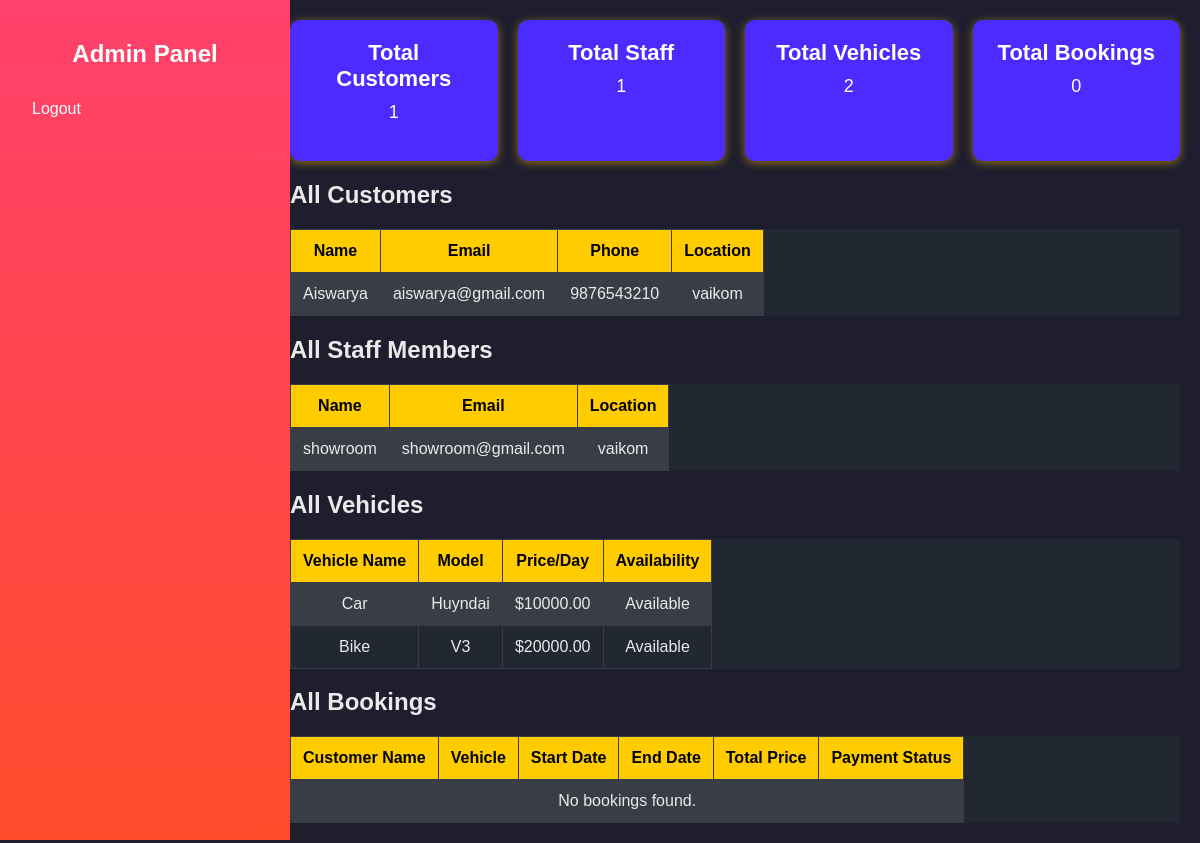
Before: /adminhome with the older database file.
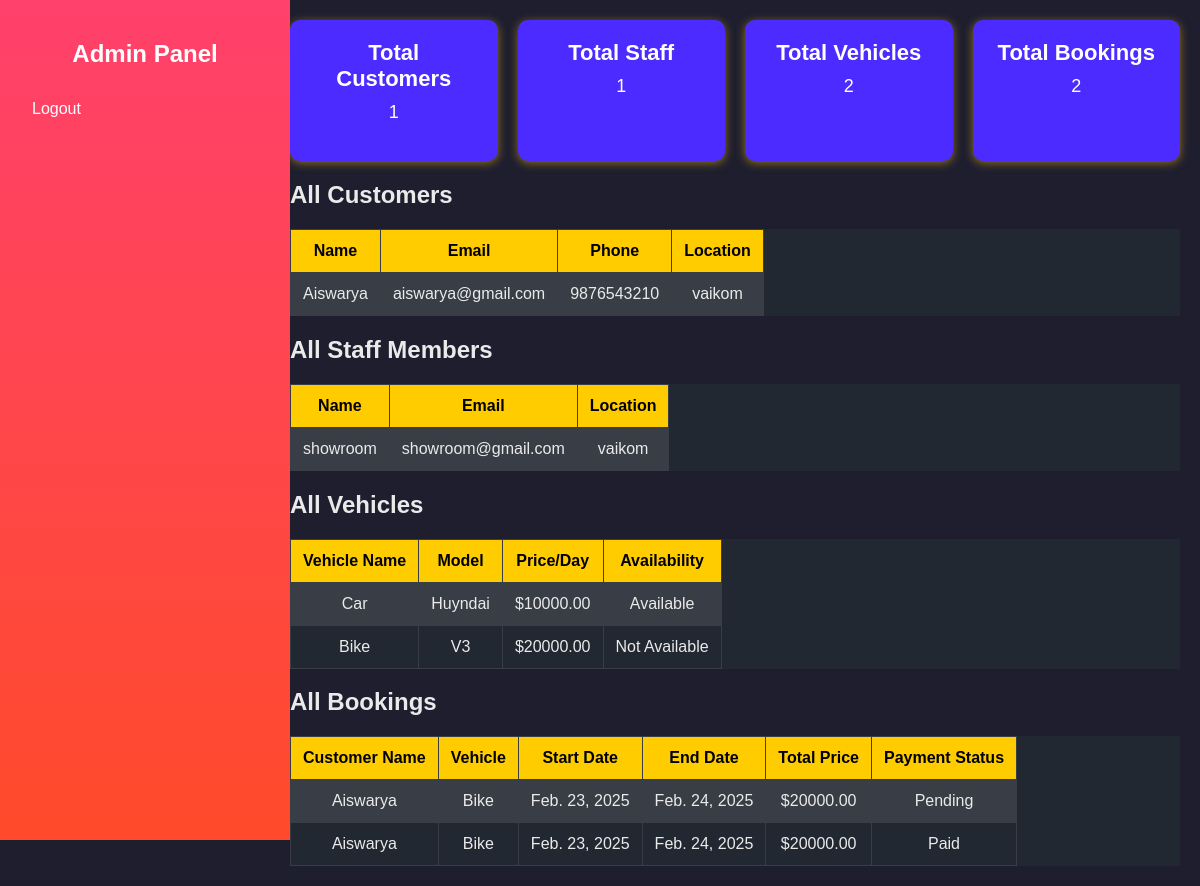
After: the same page with the newer database file.
### app/models.py (models this page shows, shortened)
class Customer(models.Model):
    name = models.CharField(max_length=100)
    email = models.EmailField(unique=True)
    phone = models.PositiveBigIntegerField()
    password = models.CharField(max_length=255)
    location = models.CharField(max_length=255)

class Staf(models.Model):
    name = models.CharField(max_length=100)
    email = models.EmailField(unique=True)
    password = models.CharField(max_length=255)
    location = models.CharField(max_length=255)

class Vehicle(models.Model):
    staf = models.ForeignKey(Staf, on_delete=models.CASCADE, related_name="vehicles")  # Assign vehicles to Staf
    name = models.CharField(max_length=100)
    model = models.CharField(max_length=100)
    price_per_day = models.DecimalField(max_digits=10, decimal_places=2)
    availability = models.BooleanField(default=True)
    image = models.ImageField(upload_to="vehicle_images/", blank=True, null=True)  # Optional Image

class Booking(models.Model):
    customer_name = models.CharField(max_length=100)
    customer_phone = models.CharField(max_length=15)
    vehicle = models.ForeignKey(Vehicle, on_delete=models.CASCADE, related_name="bookings")
    start_date = models.DateField()
    end_date = models.DateField()
    total_price = models.DecimalField(max_digits=10, decimal_places=2, blank=True, null=True)
    payment_status = models.CharField(
        max_length=20,
        choices=[("Pending", "Pending"), ("Paid", "Paid")],
        default="Pending"
    )

### app/views.py (the view)
# urls.py: path('adminhome',views.adminhome,name='adminhome'),
def adminhome(request):
    customers = Customer.objects.all()
    staffs = Staf.objects.all()
    vehicles = Vehicle.objects.all()
    bookings = Booking.objects.all()
    context = {
        "customers": customers,
        "staffs": staffs,
        "vehicles": vehicles,
        "bookings": bookings,
    }
    return render(request, "admin/adminhome.html", context)

### templates/admin/adminhome.html (shortened to what this page needs)
<!DOCTYPE html>
<html lang="en">
<head>
</head>
<body>
    <div class="sidebar">
        <h2>Admin Panel</h2>
        <a href="../logout">Logout</a>
    </div>
    <div class="main-content">
        <div class="stats-container">
            <div class="card">
                <h3>Total Customers</h3>
                <p>{{ customers|length }}</p>
            </div>
            <div class="card">
                <h3>Total Staff</h3>
                <p>{{ staffs|length }}</p>
            </div>
            <div class="card">
                <h3>Total Vehicles</h3>
                <p>{{ vehicles|length }}</p>
            </div>
            <div class="card">
                <h3>Total Bookings</h3>
                <p>{{ bookings|length }}</p>
            </div>
        </div>
        <h2>All Customers</h2>
        <table>
            <tr>
                <th>Name</th>
                <th>Email</th>
                <th>Phone</th>
                <th>Location</th>
            </tr>
            {% for customer in customers %}
            <tr>
                <td>{{ customer.name }}</td>
                <td>{{ customer.email }}</td>
                <td>{{ customer.phone }}</td>
                <td>{{ customer.location }}</td>
            </tr>
            {% empty %}
            <tr><td colspan="4">No customers found.</td></tr>
            {% endfor %}
        </table>
        <h2>All Staff Members</h2>
        <table>
            <tr>
                <th>Name</th>
                <th>Email</th>
                <th>Location</th>
            </tr>
            {% for staff in staffs %}
            <tr>
                <td>{{ staff.name }}</td>
                <td>{{ staff.email }}</td>
                <td>{{ staff.location }}</td>
            </tr>
            {% empty %}
            <tr><td colspan="3">No staff found.</td></tr>
            {% endfor %}
        </table>
        <h2>All Vehicles</h2>
        <table>
            <tr>
                <th>Vehicle Name</th>
                <th>Model</th>
                <th>Price/Day</th>
                <th>Availability</th>
            </tr>
            {% for vehicle in vehicles %}
            <tr>
                <td>{{ vehicle.name }}</td>
                <td>{{ vehicle.model }}</td>
                <td>${{ vehicle.price_per_day }}</td>
                <td>{{ vehicle.availability|yesno:"Available,Not Available" }}</td>
            </tr>
            {% empty %}
            <tr><td colspan="4">No vehicles found.</td></tr>
            {% endfor %}
        </table>
        <h2>All Bookings</h2>
        <table>
            <tr>
                <th>Customer Name</th>
                <th>Vehicle</th>
                <th>Start Date</th>
                <th>End Date</th>
                <th>Total Price</th>
                <th>Payment Status</th>
            </tr>
            {% for booking in bookings %}
            <tr>
                <td>{{ booking.customer_name }}</td>
                <td>{{ booking.vehicle.name }}</td>
                <td>{{ booking.start_date }}</td>
                <td>{{ booking.end_date }}</td>
                <td>${{ booking.total_price }}</td>
                <td>{{ booking.payment_status }}</td>
            </tr>
            {% empty %}
            <tr><td colspan="6">No bookings found.</td></tr>
            {% endfor %}
        </table>
    </div>
</body>
</html>

Changed rows visible on the page:
changed Vehicle "Bike": availability "Available" → "Not Available"
added Booking: customer_name "Aiswarya", vehicle.name "Bike", start_date "Feb. 23, 2025", end_date "Feb. 24, 2025", total_price "20000.00", payment_status "Pending"
added Booking: customer_name "Aiswarya", vehicle.name "Bike", start_date "Feb. 23, 2025", end_date "Feb. 24, 2025", total_price "20000.00", payment_status "Paid"
Other visible differences:
{{ bookings|length }}: "0" → "2"
text no longer shown: "No bookings found."
